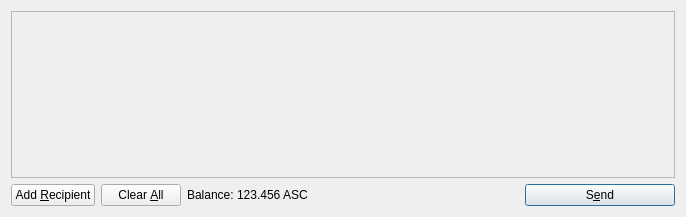
<?xml version="1.0" encoding="UTF-8"?>
<ui version="4.0">
 <class>SendCoinsDialog</class>
 <widget class="QDialog" name="SendCoinsDialog">
  <property name="geometry">
   <rect>
    <x>0</x>
    <y>0</y>
    <width>686</width>
    <height>217</height>
   </rect>
  </property>
  <property name="windowTitle">
   <string>Send Coins</string>
  </property>
  <layout class="QVBoxLayout" name="verticalLayout">
   <item>
    <widget class="QScrollArea" name="scrollArea">
     <property name="widgetResizable">
      <bool>true</bool>
     </property>
     <widget class="QWidget" name="scrollAreaWidgetContents">
      <property name="geometry">
       <rect>
        <x>0</x>
        <y>0</y>
        <width>666</width>
        <height>165</height>
       </rect>
      </property>
      <layout class="QVBoxLayout" name="verticalLayout_2">
       <property name="margin">
        <number>0</number>
       </property>
       <item>
        <layout class="QVBoxLayout" name="entries">
         <property name="spacing">
          <number>6</number>
         </property>
        </layout>
       </item>
       <item>
        <spacer name="verticalSpacer">
         <property name="orientation">
          <enum>Qt::Vertical</enum>
         </property>
         <property name="sizeHint" stdset="0">
          <size>
           <width>20</width>
           <height>40</height>
          </size>
         </property>
        </spacer>
       </item>
      </layout>
     </widget>
    </widget>
   </item>
   <item>
    <layout class="QHBoxLayout" name="horizontalLayout">
     <item>
      <widget class="QPushButton" name="addButton">
       <property name="toolTip">
        <string>Send to multiple recipients at once</string>
       </property>
       <property name="text">
        <string>Add &amp;Recipient</string>
       </property>
       <property name="icon">
        <iconset resource="../bitcoin.qrc">
         <normaloff>:/icons/add</normaloff>:/icons/add</iconset>
       </property>
       <property name="autoDefault">
        <bool>false</bool>
       </property>
      </widget>
     </item>
     <item>
      <widget class="QPushButton" name="clearButton">
       <property name="sizePolicy">
        <sizepolicy hsizetype="Minimum" vsizetype="Fixed">
         <horstretch>0</horstretch>
         <verstretch>0</verstretch>
        </sizepolicy>
       </property>
       <property name="toolTip">
        <string>Remove all transaction fields</string>
       </property>
       <property name="text">
        <string>Clear &amp;All</string>
       </property>
       <property name="icon">
        <iconset resource="../bitcoin.qrc">
         <normaloff>:/icons/remove</normaloff>:/icons/remove</iconset>
       </property>
       <property name="autoRepeatDelay">
        <number>300</number>
       </property>
       <property name="autoDefault">
        <bool>false</bool>
       </property>
      </widget>
     </item>
     <item>
      <layout class="QHBoxLayout" name="horizontalLayout_2">
       <property name="spacing">
        <number>3</number>
       </property>
       <item>
        <widget class="QLabel" name="label">
         <property name="text">
          <string>Balance:</string>
         </property>
        </widget>
       </item>
       <item>
        <widget class="QLabel" name="labelBalance">
         <property name="cursor">
          <cursorShape>IBeamCursor</cursorShape>
         </property>
         <property name="text">
          <string>123.456 ASC</string>
         </property>
         <property name="textInteractionFlags">
          <set>Qt::LinksAccessibleByMouse|Qt::TextSelectableByKeyboard|Qt::TextSelectableByMouse</set>
         </property>
        </widget>
       </item>
      </layout>
     </item>
     <item>
      <spacer name="horizontalSpacer">
       <property name="orientation">
        <enum>Qt::Horizontal</enum>
       </property>
       <property name="sizeHint" stdset="0">
        <size>
         <width>40</width>
         <height>20</height>
        </size>
       </property>
      </spacer>
     </item>
     <item>
      <widget class="QPushButton" name="sendButton">
       <property name="minimumSize">
        <size>
         <width>150</width>
         <height>0</height>
        </size>
       </property>
       <property name="toolTip">
        <string>Confirm the send action</string>
       </property>
       <property name="text">
        <string>S&amp;end</string>
       </property>
       <property name="icon">
        <iconset resource="../bitcoin.qrc">
         <normaloff>:/icons/send</normaloff>:/icons/send</iconset>
       </property>
       <property name="default">
        <bool>true</bool>
       </property>
      </widget>
     </item>
    </layout>
   </item>
  </layout>
 </widget>
 <resources>
  <include location="../bitcoin.qrc"/>
 </resources>
 <connections/>
</ui>
